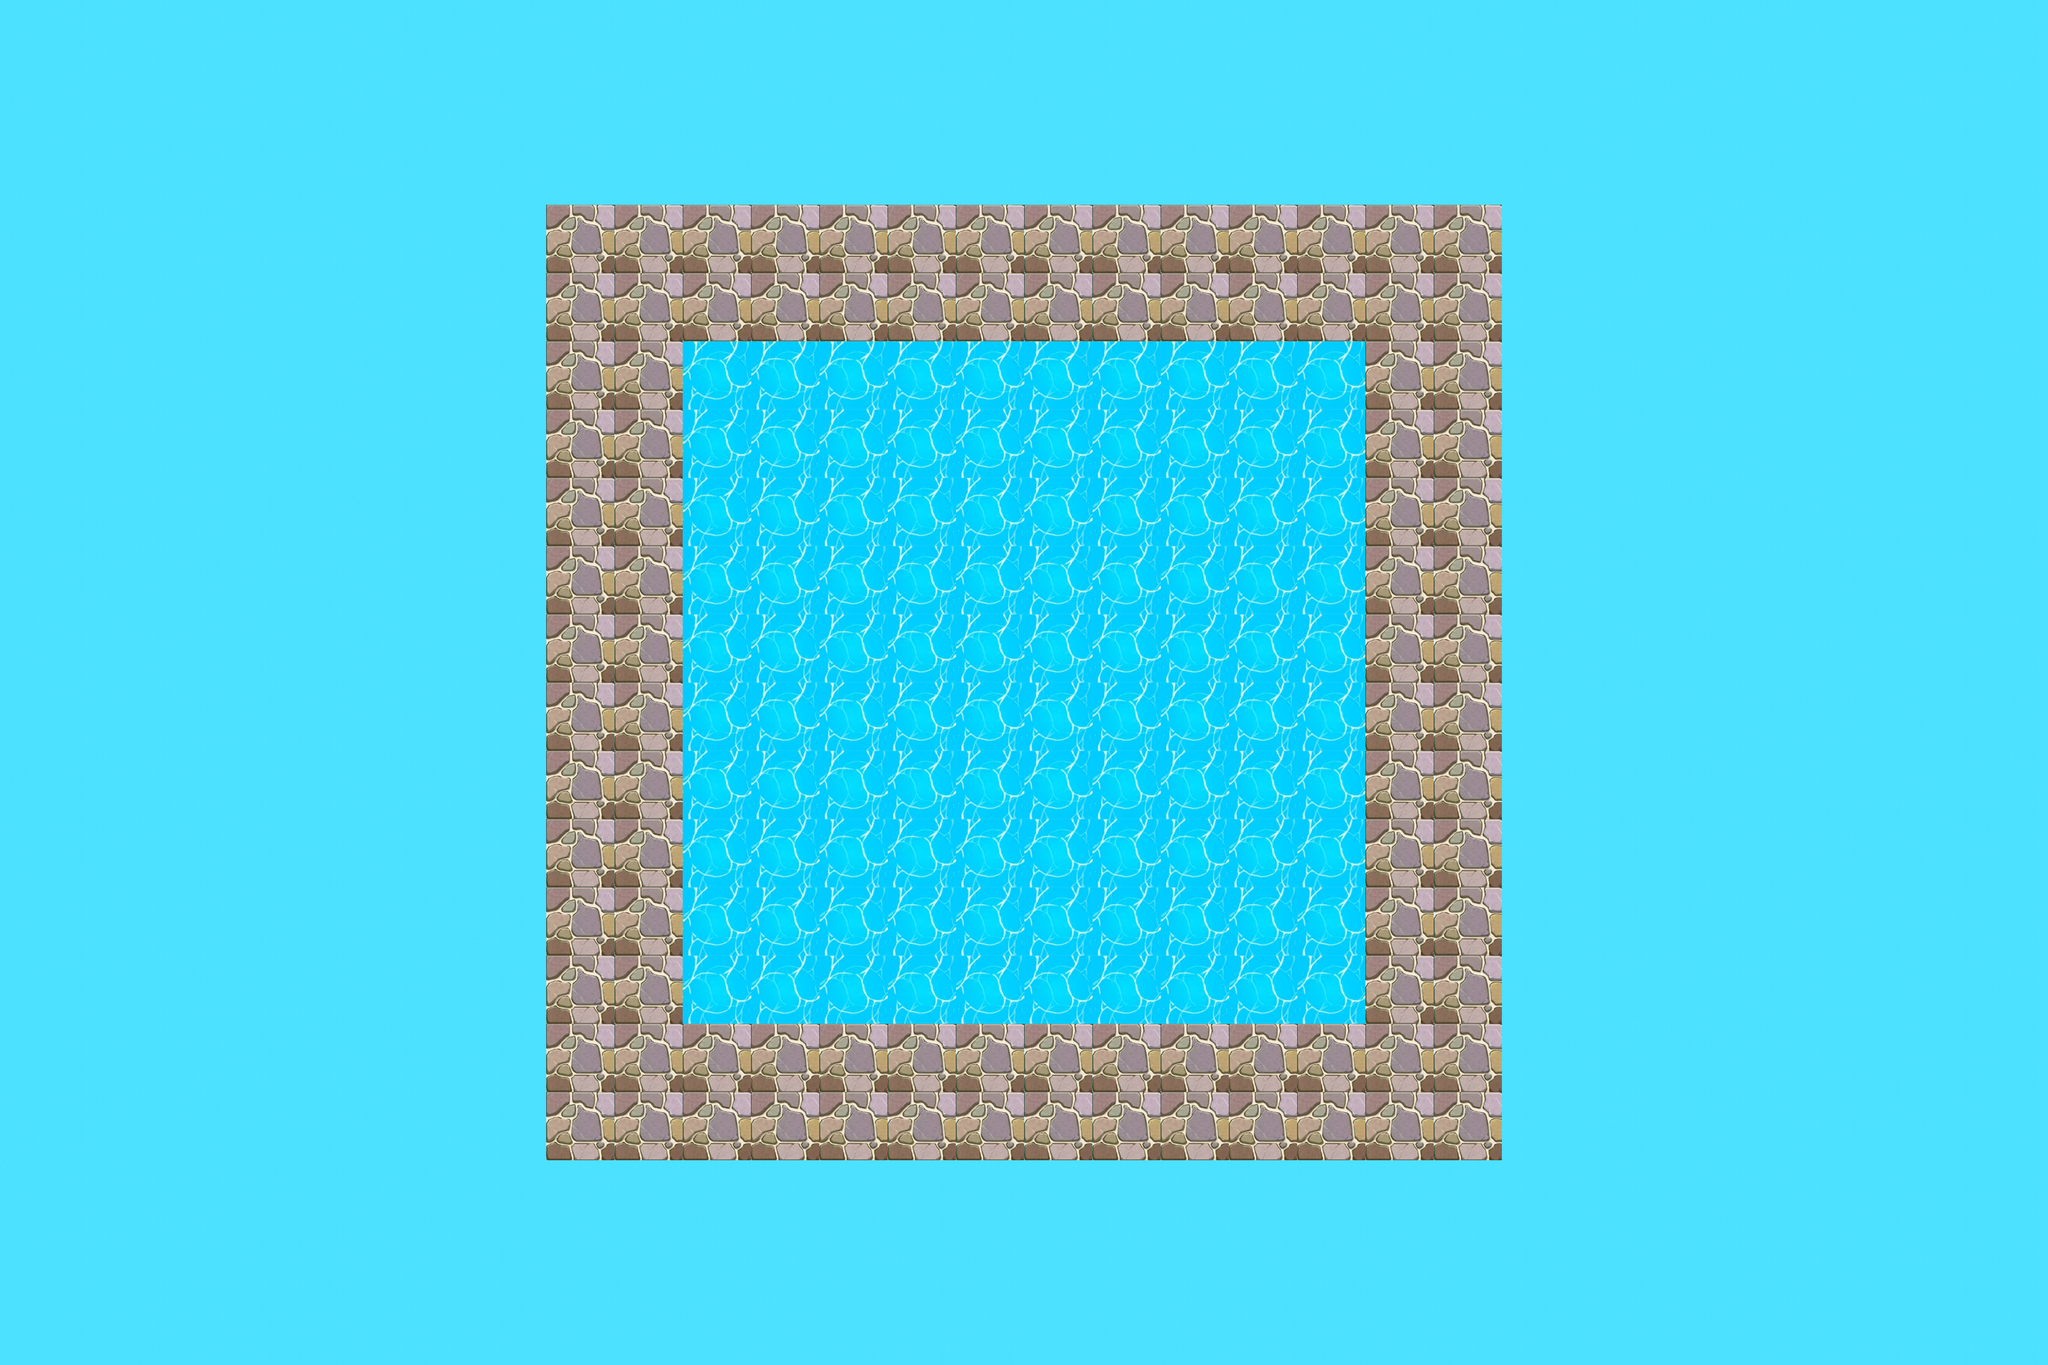

A 2D game scene composited from a Tiled map and its tileset images. What follows is a short description and the map's XML, with every tile layer's data as written:
An orthogonal 30x20 tile map with 100x100 px tiles, 3 tile layers (Obstacle, 图块层 1, 图块层 2).

<map version="1.10" tiledversion="1.11.0" orientation="orthogonal" renderorder="right-down" width="30" height="20" tilewidth="100" tileheight="100" infinite="0" nextlayerid="4" nextobjectid="1">
 <tileset firstgid="1" source="map.tsx" />
 <layer id="3" name="Obstacle" width="30" height="20">
  <data encoding="csv">
0,0,0,0,0,0,0,0,0,0,0,0,0,0,0,0,0,0,0,0,0,0,0,0,0,0,0,0,0,0,
0,0,0,0,0,0,0,0,0,0,0,0,0,0,0,0,0,0,0,0,0,0,0,0,0,0,0,0,0,0,
0,0,0,0,0,0,0,0,0,0,0,0,0,0,0,0,0,0,0,0,0,0,0,0,0,0,0,0,0,0,
0,0,0,0,0,0,0,0,6,6,6,6,6,6,6,6,6,6,6,6,6,6,0,0,0,0,0,0,0,0,
0,0,0,0,0,0,0,0,6,6,6,6,6,6,6,6,6,6,6,6,6,6,0,0,0,0,0,0,0,0,
0,0,0,0,0,0,0,0,6,6,0,0,0,0,0,0,0,0,0,0,6,6,0,0,0,0,0,0,0,0,
0,0,0,0,0,0,0,0,6,6,0,0,0,0,0,0,0,0,0,0,6,6,0,0,0,0,0,0,0,0,
0,0,0,0,0,0,0,0,6,6,0,0,0,0,0,0,0,0,0,0,6,6,0,0,0,0,0,0,0,0,
0,0,0,0,0,0,0,0,6,6,0,0,0,0,0,0,0,0,0,0,6,6,0,0,0,0,0,0,0,0,
0,0,0,0,0,0,0,0,6,6,0,0,0,0,0,0,0,0,0,0,6,6,0,0,0,0,0,0,0,0,
0,0,0,0,0,0,0,0,6,6,0,0,0,0,0,0,0,0,0,0,6,6,0,0,0,0,0,0,0,0,
0,0,0,0,0,0,0,0,6,6,0,0,0,0,0,0,0,0,0,0,6,6,0,0,0,0,0,0,0,0,
0,0,0,0,0,0,0,0,6,6,0,0,0,0,0,0,0,0,0,0,6,6,0,0,0,0,0,0,0,0,
0,0,0,0,0,0,0,0,6,6,0,0,0,0,0,0,0,0,0,0,6,6,0,0,0,0,0,0,0,0,
0,0,0,0,0,0,0,0,6,6,0,0,0,0,0,0,0,0,0,0,6,6,0,0,0,0,0,0,0,0,
0,0,0,0,0,0,0,0,6,6,6,6,6,6,6,6,6,6,6,6,6,6,0,0,0,0,0,0,0,0,
0,0,0,0,0,0,0,0,6,6,6,6,6,6,6,6,6,6,6,6,6,6,0,0,0,0,0,0,0,0,
0,0,0,0,0,0,0,0,0,0,0,0,0,0,0,0,0,0,0,0,0,0,0,0,0,0,0,0,0,0,
0,0,0,0,0,0,0,0,0,0,0,0,0,0,0,0,0,0,0,0,0,0,0,0,0,0,0,0,0,0,
0,0,0,0,0,0,0,0,0,0,0,0,0,0,0,0,0,0,0,0,0,0,0,0,0,0,0,0,0,0
</data>
 </layer>
 <layer id="1" name="图块层 1" width="30" height="20">
  <data encoding="csv">
7,7,7,7,7,7,7,7,7,7,7,7,7,7,7,7,7,7,7,7,7,7,7,7,7,7,7,7,7,7,
7,7,7,7,7,7,7,7,7,7,7,7,7,7,7,7,7,7,7,7,7,7,7,7,7,7,7,7,7,7,
7,7,7,7,7,7,7,7,7,7,7,7,7,7,7,7,7,7,7,7,7,7,7,7,7,7,7,7,7,7,
7,7,7,7,7,7,7,7,8,8,8,8,8,8,8,8,8,8,8,8,8,8,7,7,7,7,7,7,7,7,
7,7,7,7,7,7,7,7,8,8,8,8,8,8,8,8,8,8,8,8,8,8,7,7,7,7,7,7,7,7,
7,7,7,7,7,7,7,7,8,8,7,7,7,7,7,7,7,7,7,7,8,8,7,7,7,7,7,7,7,7,
7,7,7,7,7,7,7,7,8,8,7,7,7,7,7,7,7,7,7,7,8,8,7,7,7,7,7,7,7,7,
7,7,7,7,7,7,7,7,8,8,7,7,7,7,7,7,7,7,7,7,8,8,7,7,7,7,7,7,7,7,
7,7,7,7,7,7,7,7,8,8,7,7,7,7,7,7,7,7,7,7,8,8,7,7,7,7,7,7,7,7,
7,7,7,7,7,7,7,7,8,8,7,7,7,7,7,7,7,7,7,7,8,8,7,7,7,7,7,7,7,7,
7,7,7,7,7,7,7,7,8,8,7,7,7,7,7,7,7,7,7,7,8,8,7,7,7,7,7,7,7,7,
7,7,7,7,7,7,7,7,8,8,7,7,7,7,7,7,7,7,7,7,8,8,7,7,7,7,7,7,7,7,
7,7,7,7,7,7,7,7,8,8,7,7,7,7,7,7,7,7,7,7,8,8,7,7,7,7,7,7,7,7,
7,7,7,7,7,7,7,7,8,8,7,7,7,7,7,7,7,7,7,7,8,8,7,7,7,7,7,7,7,7,
7,7,7,7,7,7,7,7,8,8,7,7,7,7,7,7,7,7,7,7,8,8,7,7,7,7,7,7,7,7,
7,7,7,7,7,7,7,7,8,8,8,8,8,8,8,8,8,8,8,8,8,8,7,7,7,7,7,7,7,7,
7,7,7,7,7,7,7,7,8,8,8,8,8,8,8,8,8,8,8,8,8,8,7,7,7,7,7,7,7,7,
7,7,7,7,7,7,7,7,7,7,7,7,7,7,7,7,7,7,7,7,7,7,7,7,7,7,7,7,7,7,
7,7,7,7,7,7,7,7,7,7,7,7,7,7,7,7,7,7,7,7,7,7,7,7,7,7,7,7,7,7,
7,7,7,7,7,7,7,7,7,7,7,7,7,7,7,7,7,7,7,7,7,7,7,7,7,7,7,7,7,7
</data>
 </layer>
 <layer id="2" name="图块层 2" width="30" height="20">
  <data encoding="csv">
0,0,0,0,0,0,0,0,0,0,0,0,0,0,0,0,0,0,0,0,0,0,0,0,0,0,0,0,0,0,
0,0,0,0,0,0,0,0,0,0,0,0,0,0,0,0,0,0,0,0,0,0,0,0,0,0,0,0,0,0,
0,0,0,0,0,0,0,0,0,0,0,0,0,0,0,0,0,0,0,0,0,0,0,0,0,0,0,0,0,0,
0,0,0,0,0,0,0,0,0,0,0,0,0,0,0,0,0,0,0,0,0,0,0,0,0,0,0,0,0,0,
0,0,0,0,0,0,0,0,0,0,0,0,0,0,0,0,0,0,0,0,0,0,0,0,0,0,0,0,0,0,
0,0,0,0,0,0,0,0,0,0,9,9,9,9,9,9,9,9,9,9,0,0,0,0,0,0,0,0,0,0,
0,0,0,0,0,0,0,0,0,0,9,9,9,9,9,9,9,9,9,9,0,0,0,0,0,0,0,0,0,0,
0,0,0,0,0,0,0,0,0,0,9,9,9,9,9,9,9,9,9,9,0,0,0,0,0,0,0,0,0,0,
0,0,0,0,0,0,0,0,0,0,9,9,9,9,9,9,9,9,9,9,0,0,0,0,0,0,0,0,0,0,
0,0,0,0,0,0,0,0,0,0,9,9,9,9,9,9,9,9,9,9,0,0,0,0,0,0,0,0,0,0,
0,0,0,0,0,0,0,0,0,0,9,9,9,9,9,9,9,9,9,9,0,0,0,0,0,0,0,0,0,0,
0,0,0,0,0,0,0,0,0,0,9,9,9,9,9,9,9,9,9,9,0,0,0,0,0,0,0,0,0,0,
0,0,0,0,0,0,0,0,0,0,9,9,9,9,9,9,9,9,9,9,0,0,0,0,0,0,0,0,0,0,
0,0,0,0,0,0,0,0,0,0,9,9,9,9,9,9,9,9,9,9,0,0,0,0,0,0,0,0,0,0,
0,0,0,0,0,0,0,0,0,0,9,9,9,9,9,9,9,9,9,9,0,0,0,0,0,0,0,0,0,0,
0,0,0,0,0,0,0,0,0,0,0,0,0,0,0,0,0,0,0,0,0,0,0,0,0,0,0,0,0,0,
0,0,0,0,0,0,0,0,0,0,0,0,0,0,0,0,0,0,0,0,0,0,0,0,0,0,0,0,0,0,
0,0,0,0,0,0,0,0,0,0,0,0,0,0,0,0,0,0,0,0,0,0,0,0,0,0,0,0,0,0,
0,0,0,0,0,0,0,0,0,0,0,0,0,0,0,0,0,0,0,0,0,0,0,0,0,0,0,0,0,0,
0,0,0,0,0,0,0,0,0,0,0,0,0,0,0,0,0,0,0,0,0,0,0,0,0,0,0,0,0,0
</data>
 </layer>
</map>
